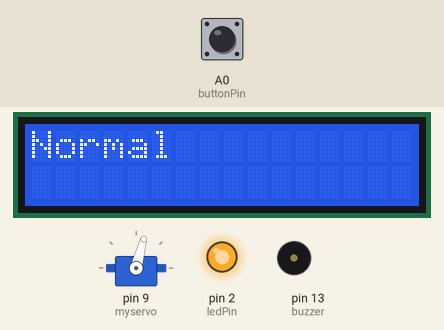
Simulated run of this sketch. Board: Arduino Uno, built with avr-gcc and run on an emulated ATmega328P. Shown: servo, 16×2 character LCD, output pins drawn as LEDs (lit = HIGH), buzzer (waves = sounding, pin HIGH). Inputs (shaded band) come from the test bench; at power-on: A0 (buttonPin) HIGH.

Above: at 3.3 s.
3.4 s: A0 (buttonPin) pulled LOW for 0.65 s
At 4.0 s:
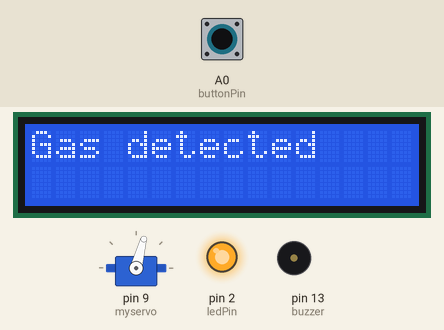
6.2 s: A0 (buttonPin) pulled LOW for 3.2 s
At 7.4 s:
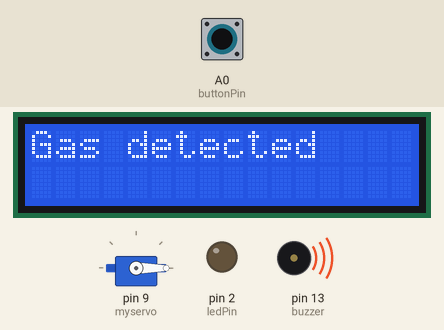
11.4 s: A0 (buttonPin) pulled LOW for 1 s
At 13.0 s:
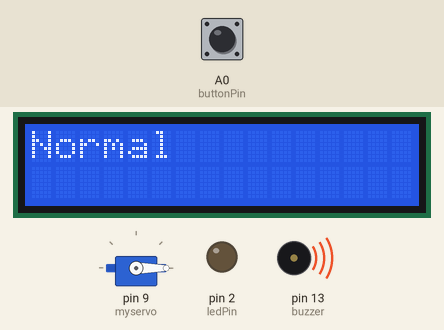
Timing chart, 0 to 14.7 s (numbered marks = the images above; inputs shaded):
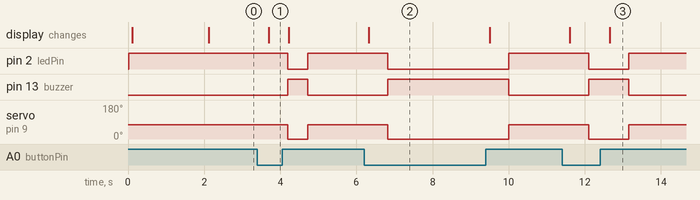

Measured:
- after the input at 3.4 s, pin 2 (ledPin): HIGH → LOW after 0.80 s, → HIGH 0.52 s later; pin 13 (buzzer): LOW → HIGH after 0.80 s, → LOW 0.52 s later; servo on pin 9 (myservo): 75° → 0° after 0.80 s, → 75° 0.52 s later; the display: changes after 0.30 s (image 1)
- after the input at 6.2 s, pin 2 (ledPin): HIGH → LOW after 0.63 s, → HIGH 3.2 s later; pin 13 (buzzer): LOW → HIGH after 0.63 s, → LOW 3.2 s later; servo on pin 9 (myservo): 75° → 0° after 0.63 s, → 75° 3.2 s later; the display: changes after 0.13 s (image 2)
- after the input at 11.4 s, pin 2 (ledPin): HIGH → LOW after 0.70 s, → HIGH 1.1 s later; pin 13 (buzzer): LOW → HIGH after 0.70 s, → LOW 1.1 s later; servo on pin 9 (myservo): 75° → 0° after 0.70 s, → 75° 1.1 s later; the display: first changes after 0.20 s (image 3 shows a later state)

The sketch:

gas_detection.ino
```cpp
/*
=====================================================================
 Project Title  : Real-Time Gas Sensing and Servo-Based Mitigation
 Institution    : Sri Venkateswara College of Engineering
 Degree         : B.E Mechanical Engineering
 Course         : ME22409 - Design Thinking

 Description:
 This system monitors LPG gas using an MQ-6 sensor. When gas is
 detected, it activates a buzzer and closes the gas valve using
 a servo motor. System status is displayed on a 16x2 LCD.

=====================================================================
*/

#include <Wire.h>
#include <LiquidCrystal_I2C.h>
#include <Servo.h>

// Initialize components
Servo myservo;
LiquidCrystal_I2C lcd(0x27, 16, 2);

// Pin definitions
const int buttonPin = A0;
const int ledPin = 2;
const int buzzer = 13;

// Global variable
int buttonState = 0;

// ================= SETUP =================
void setup() {

  myservo.attach(9);

  pinMode(ledPin, OUTPUT);
  pinMode(buttonPin, INPUT);
  pinMode(buzzer, OUTPUT);

  // Initial state
  myservo.write(75);
  delay(15);
  digitalWrite(buzzer, LOW);
  digitalWrite(ledPin, HIGH);

  // LCD initialization
  lcd.init();
  lcd.backlight();
  lcd.clear();

  lcd.setCursor(0, 0);
  lcd.print("Kitchen Safety");

  lcd.setCursor(0, 1);
  lcd.print("  Monitoring  ");

  delay(2000);
}

// ================= LOOP =================
void loop() {

  // Read gas sensor
  buttonState = digitalRead(buttonPin);

  // GAS DETECTED
  if (buttonState == LOW) {

    lcd.clear();
    lcd.setCursor(0, 0);
    lcd.print("Gas detected");

    delay(500);

    digitalWrite(ledPin, LOW);
    digitalWrite(buzzer, HIGH);

    myservo.write(0);
    delay(15);
  }

  // NORMAL CONDITION
  else {

    lcd.clear();
    lcd.setCursor(0, 0);
    lcd.print("Normal");

    delay(500);

    digitalWrite(ledPin, HIGH);
    digitalWrite(buzzer, LOW);

    myservo.write(75);
    delay(15);
  }
}
```
